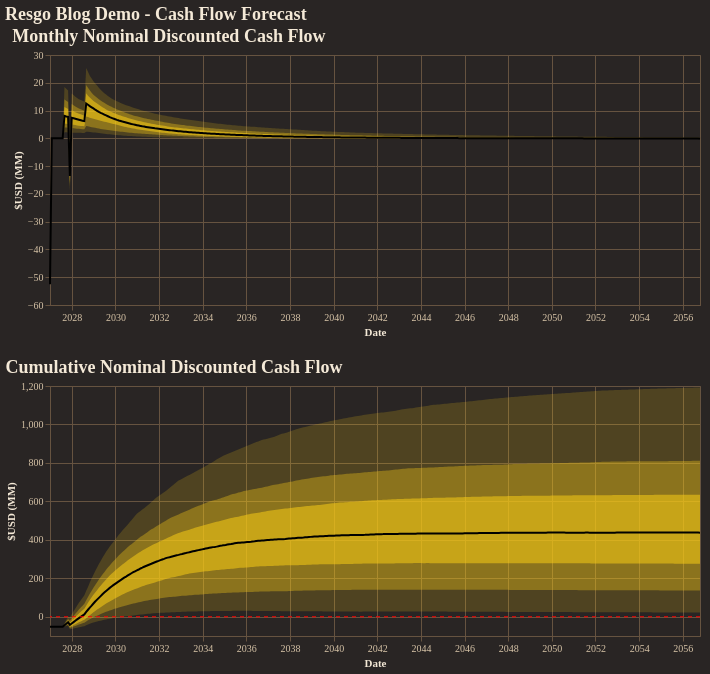

The notebook cell saved with this chart:
### Code cell
fig = reporter.plotter.combined_cash_flow_plot(
    figsize=(650, 250),
    backend=PLOTTING_BACKEND
)
fig.show()

### Figure 1 — Vega-Lite specification as saved in the notebook (floating-point values rounded to 4 significant figures; data arrays with more than 128 entries replaced by an {"elided": "..."} marker saying what was removed)
{"config": {"background": "#292524", "view": {"fill": "#292524", "stroke": "#665340"}, "title": {"color": "#f4e9d7", "font": "Merriweather", "fontSize": 18, "fontWeight": 600, "subtitleColor": "#d5c2a6", "anchor": "start"}, "axis": {"domainColor": "#665340", "gridColor": "#665340", "tickColor": "#665340", "labelColor": "#d5c2a6", "titleColor": "#f4e9d7", "labelFont": "Merriweather", "titleFont": "Merriweather"}, "legend": {"titleColor": "#f4e9d7", "labelColor": "#d5c2a6", "labelFont": "Merriweather", "titleFont": "Merriweather", "orient": "top-right", "symbolType": "circle"}, "header": {"labelColor": "#d5c2a6", "titleColor": "#f4e9d7", "labelFont": "Merriweather", "titleFont": "Merriweather"}, "mark": {"color": "#c78d3b"}, "line": {"color": "#c78d3b"}, "bar": {"color": "#c78d3b"}, "point": {"color": "#ddb06d"}, "area": {"color": "#c78d3b", "opacity": 0.35}, "text": {"color": "#f4e9d7", "font": "Merriweather"}, "range": {"category": ["#5DA5DA", "#F28E2B", "#59C36A", "#E15759", "#B07AA1", "#4ECDC4", "#FF9DA7", "#EDC948"]}}, "vconcat": [{"layer": [{"mark": {"type": "area", "color": "rgba(250, 204, 21, 1.0)", "opacity": 0.18}, "encoding": {"tooltip": [{"field": "date", "title": "Date", "type": "temporal"}, {"field": "p01", "format": ",.2f", "title": "P01", "type": "quantitative"}, {"field": "p10", "format": ",.2f", "title": "P10", "type": "quantitative"}, {"field": "p25", "format": ",.2f", "title": "P25", "type": "quantitative"}, {"field": "p50", "format": ",.2f", "title": "P50", "type": "quantitative"}, {"field": "p75", "format": ",.2f", "title": "P75", "type": "quantitative"}, {"field": "p90", "format": ",.2f", "title": "P90", "type": "quantitative"}, {"field": "p99", "format": ",.2f", "title": "P99", "type": "quantitative"}], "x": {"field": "date", "title": "Date", "type": "temporal"}, "y": {"field": "p01", "title": "$USD (MM)", "type": "quantitative"}, "y2": {"field": "p99"}}}, {"mark": {"type": "area", "color": "rgba(250, 204, 21, 1.0)", "opacity": 0.35}, "encoding": {"tooltip": [{"field": "date", "title": "Date", "type": "temporal"}, {"field": "p01", "format": ",.2f", "title": "P01", "type": "quantitative"}, {"field": "p10", "format": ",.2f", "title": "P10", "type": "quantitative"}, {"field": "p25", "format": ",.2f", "title": "P25", "type": "quantitative"}, {"field": "p50", "format": ",.2f", "title": "P50", "type": "quantitative"}, {"field": "p75", "format": ",.2f", "title": "P75", "type": "quantitative"}, {"field": "p90", "format": ",.2f", "title": "P90", "type": "quantitative"}, {"field": "p99", "format": ",.2f", "title": "P99", "type": "quantitative"}], "x": {"field": "date", "title": "Date", "type": "temporal"}, "y": {"field": "p10", "title": "$USD (MM)", "type": "quantitative"}, "y2": {"field": "p90"}}}, {"mark": {"type": "area", "color": "rgba(250, 204, 21, 1.0)", "opacity": 0.55}, "encoding": {"tooltip": [{"field": "date", "title": "Date", "type": "temporal"}, {"field": "p01", "format": ",.2f", "title": "P01", "type": "quantitative"}, {"field": "p10", "format": ",.2f", "title": "P10", "type": "quantitative"}, {"field": "p25", "format": ",.2f", "title": "P25", "type": "quantitative"}, {"field": "p50", "format": ",.2f", "title": "P50", "type": "quantitative"}, {"field": "p75", "format": ",.2f", "title": "P75", "type": "quantitative"}, {"field": "p90", "format": ",.2f", "title": "P90", "type": "quantitative"}, {"field": "p99", "format": ",.2f", "title": "P99", "type": "quantitative"}], "x": {"field": "date", "title": "Date", "type": "temporal"}, "y": {"field": "p25", "title": "$USD (MM)", "type": "quantitative"}, "y2": {"field": "p75"}}}, {"mark": {"type": "line", "color": "black", "strokeWidth": 2}, "encoding": {"tooltip": [{"field": "date", "title": "Date", "type": "temporal"}, {"field": "p01", "format": ",.2f", "title": "P01", "type": "quantitative"}, {"field": "p10", "format": ",.2f", "title": "P10", "type": "quantitative"}, {"field": "p25", "format": ",.2f", "title": "P25", "type": "quantitative"}, {"field": "p50", "format": ",.2f", "title": "P50", "type": "quantitative"}, {"field": "p75", "format": ",.2f", "title": "P75", "type": "quantitative"}, {"field": "p90", "format": ",.2f", "title": "P90", "type": "quantitative"}, {"field": "p99", "format": ",.2f", "title": "P99", "type": "quantitative"}], "x": {"field": "date", "title": "Date", "type": "temporal"}, "y": {"field": "p50", "title": "$USD (MM)", "type": "quantitative"}}}], "data": {"name": "data-a963447ea8d8ce9196293bde106df57f"}, "height": 250, "title": "Monthly Nominal Discounted Cash Flow", "width": 650}, {"layer": [{"layer": [{"mark": {"type": "area", "color": "rgba(250, 204, 21, 1.0)", "opacity": 0.18}, "encoding": {"tooltip": [{"field": "date", "title": "Date", "type": "temporal"}, {"field": "p01", "format": ",.2f", "title": "P01", "type": "quantitative"}, {"field": "p10", "format": ",.2f", "title": "P10", "type": "quantitative"}, {"field": "p25", "format": ",.2f", "title": "P25", "type": "quantitative"}, {"field": "p50", "format": ",.2f", "title": "P50", "type": "quantitative"}, {"field": "p75", "format": ",.2f", "title": "P75", "type": "quantitative"}, {"field": "p90", "format": ",.2f", "title": "P90", "type": "quantitative"}, {"field": "p99", "format": ",.2f", "title": "P99", "type": "quantitative"}], "x": {"field": "date", "title": "Date", "type": "temporal"}, "y": {"field": "p01", "title": "$USD (MM)", "type": "quantitative"}, "y2": {"field": "p99"}}}, {"mark": {"type": "area", "color": "rgba(250, 204, 21, 1.0)", "opacity": 0.35}, "encoding": {"tooltip": [{"field": "date", "title": "Date", "type": "temporal"}, {"field": "p01", "format": ",.2f", "title": "P01", "type": "quantitative"}, {"field": "p10", "format": ",.2f", "title": "P10", "type": "quantitative"}, {"field": "p25", "format": ",.2f", "title": "P25", "type": "quantitative"}, {"field": "p50", "format": ",.2f", "title": "P50", "type": "quantitative"}, {"field": "p75", "format": ",.2f", "title": "P75", "type": "quantitative"}, {"field": "p90", "format": ",.2f", "title": "P90", "type": "quantitative"}, {"field": "p99", "format": ",.2f", "title": "P99", "type": "quantitative"}], "x": {"field": "date", "title": "Date", "type": "temporal"}, "y": {"field": "p10", "title": "$USD (MM)", "type": "quantitative"}, "y2": {"field": "p90"}}}, {"mark": {"type": "area", "color": "rgba(250, 204, 21, 1.0)", "opacity": 0.55}, "encoding": {"tooltip": [{"field": "date", "title": "Date", "type": "temporal"}, {"field": "p01", "format": ",.2f", "title": "P01", "type": "quantitative"}, {"field": "p10", "format": ",.2f", "title": "P10", "type": "quantitative"}, {"field": "p25", "format": ",.2f", "title": "P25", "type": "quantitative"}, {"field": "p50", "format": ",.2f", "title": "P50", "type": "quantitative"}, {"field": "p75", "format": ",.2f", "title": "P75", "type": "quantitative"}, {"field": "p90", "format": ",.2f", "title": "P90", "type": "quantitative"}, {"field": "p99", "format": ",.2f", "title": "P99", "type": "quantitative"}], "x": {"field": "date", "title": "Date", "type": "temporal"}, "y": {"field": "p25", "title": "$USD (MM)", "type": "quantitative"}, "y2": {"field": "p75"}}}, {"mark": {"type": "line", "color": "black", "strokeWidth": 2}, "encoding": {"tooltip": [{"field": "date", "title": "Date", "type": "temporal"}, {"field": "p01", "format": ",.2f", "title": "P01", "type": "quantitative"}, {"field": "p10", "format": ",.2f", "title": "P10", "type": "quantitative"}, {"field": "p25", "format": ",.2f", "title": "P25", "type": "quantitative"}, {"field": "p50", "format": ",.2f", "title": "P50", "type": "quantitative"}, {"field": "p75", "format": ",.2f", "title": "P75", "type": "quantitative"}, {"field": "p90", "format": ",.2f", "title": "P90", "type": "quantitative"}, {"field": "p99", "format": ",.2f", "title": "P99", "type": "quantitative"}], "x": {"field": "date", "title": "Date", "type": "temporal"}, "y": {"field": "p50", "title": "$USD (MM)", "type": "quantitative"}}}], "data": {"name": "data-5ccc21624bad18b52d2262086bcc9f41"}, "title": "Cumulative Nominal Discounted Cash Flow"}, {"data": {"name": "data-42990c68f268a11fa16682fcd3437a6f"}, "mark": {"type": "rule", "color": "red", "strokeDash": [4, 4]}, "encoding": {"y": {"field": "zero", "type": "quantitative"}}}], "height": 250, "width": 650}], "title": "Resgo Blog Demo - Cash Flow Forecast", "$schema": "https://vega.github.io/schema/vega-lite/v5.20.1.json", "datasets": {"data-a963447ea8d8ce9196293bde106df57f": {"elided": "360 records"}, "data-5ccc21624bad18b52d2262086bcc9f41": {"elided": "360 records"}, "data-42990c68f268a11fa16682fcd3437a6f": [{"zero": 0}]}}
